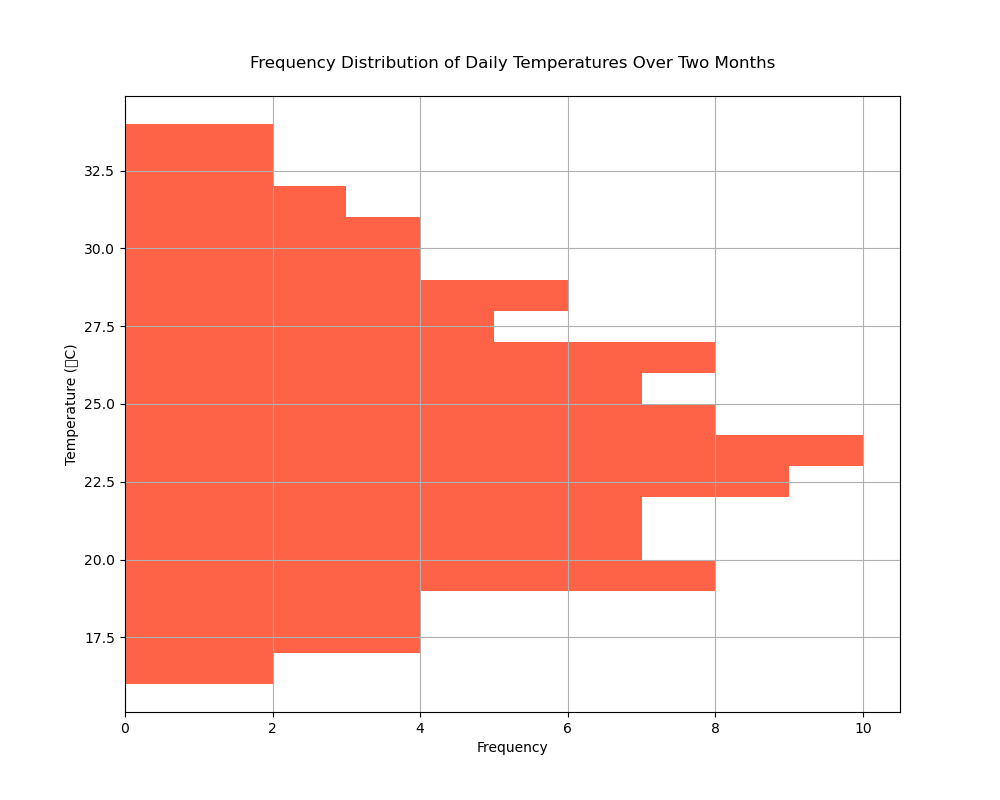

This chart was generated by the following Python code:

import matplotlib.pyplot as plt

temperatures = [
    22, 23, 22, 21, 20, 19, 24, 25, 23, 26, 28, 30, 27, 26, 29, 21, 22, 20, 19, 18,
    17, 16, 23, 24, 21, 19, 25, 26, 28, 29, 23, 22, 24, 25, 26, 21, 20, 19, 23, 25,
    27, 28, 30, 31, 29, 28, 27, 26, 24, 23, 22, 31, 32, 30, 28, 27, 26, 24, 25, 23,
    22, 21, 20, 19, 18, 17, 16, 18, 17, 19, 20, 22, 23, 24, 26, 25, 24, 23, 22, 21,
    20, 19, 18, 17, 19, 20, 21, 22, 23, 24, 25, 26, 27, 28, 29, 30, 31, 32, 33, 34
]

colors = '#ff6347'
bin_width = 1
plt.figure(figsize=(10, 8))
plt.hist(temperatures, bins=range(int(min(temperatures)), int(max(temperatures)) + bin_width, bin_width), color=colors, orientation='horizontal')
plt.xlabel('Frequency')
plt.ylabel('Temperature (°C)')
plt.title('Frequency Distribution of Daily Temperatures Over Two Months', pad=20)
plt.grid(True)
plt.show()
